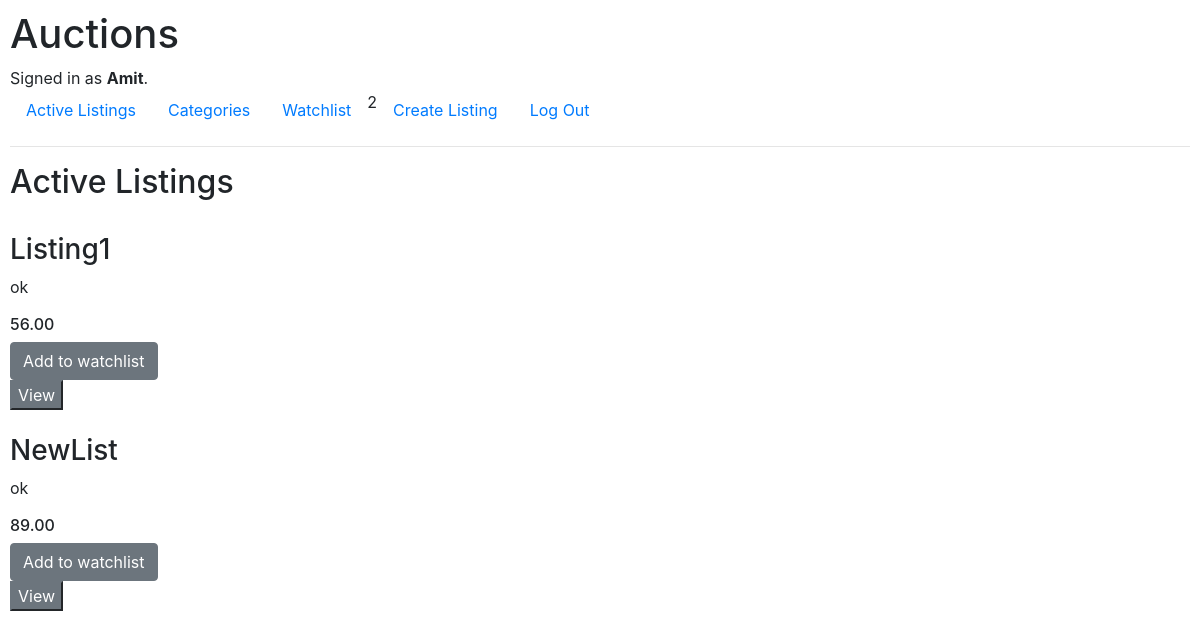
Page / (signed in) on the earlier database version.
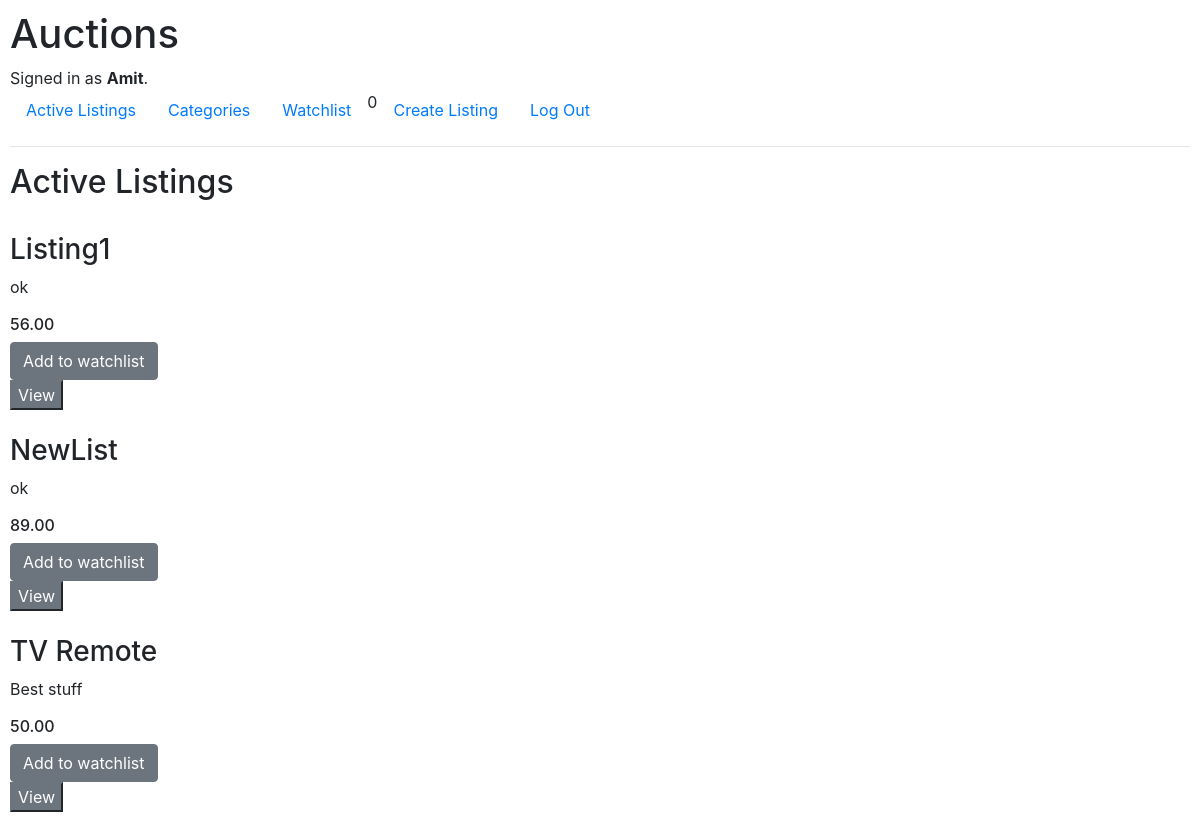
Same page on the later database version.
### auctions/models.py (models this page shows)
class Auction_Listing(models.Model):
    title = models.TextField(max_length=64)
    description = models.TextField(max_length=200, blank=True)
    bid = models.DecimalField(decimal_places=2, max_digits=6)
    img = models.ImageField(upload_to="listings/", blank=True, null=False)
    watch = models.BooleanField(default=False)
    Bid_Category = { "FR": "Fashion",
                     "TY": "Toys",
                     "AR": "Artifact",
                     "JW": "Jewelry",
                     "MC": "Machinary"}
    category = models.CharField(
        max_length=2,
        choices=Bid_Category,
        blank=True)

### auctions/views.py (the view)
# urls.py: path("", views.index, name="index"),
def index(request):
    all_listings = Auction_Listing.objects.all()
    return render(request, "auctions/index.html",{
        "all_listings": all_listings,
        "count_watchlist" : len(list(Auction_Listing.objects.exclude(watch=False)))
    })

### auctions/templates/auctions/index.html (shortened to what this page needs)
{% extends "auctions/layout.html" %}
{% block body %}
    <h2>Active Listings</h2>
    {% for listings in all_listings %}
        <br>
        <h3>{{ listings.title }}</h3>
        <p>{{ listings.description }}</p>
        <h6>{{ listings.bid }}</h6>
        <form action="{% url 'watch' listings.id %}" method="post">
            <button type="submit" class="btn btn-secondary">
                {% if listing.watch %} Remove from Watchlist {% else %} Add to watchlist
                {% endif %}
            </button>
        </form>
        <form action="{% url 'view_listing' listings.id %}" method="post">
            <button type="submit" class="'btn btn-secondary">View</button>
        </form>
    {% endfor %}
{% endblock %}

### auctions/templates/auctions/layout.html (shortened to what this page needs)
{% load static %}
<!DOCTYPE html>
<html lang="en">
    <head>
        <link rel="stylesheet" href="https://stackpath.bootstrapcdn.com/bootstrap/4.4.1/css/bootstrap.min.css">
        <link href="{% static 'auctions/styles.css' %}" rel="stylesheet">
    </head>
    <body>
        <h1>Auctions</h1>
        <div>
            {% if user.is_authenticated %}
                Signed in as <strong>{{ user.username }}</strong>.
            {% else %}
                Not signed in.
            {% endif %}
        </div>
        <ul class="nav">
            <li class="nav-item">
                <a class="nav-link" href="{% url 'index' %}">Active Listings</a>
            </li>
            <li class="nav-item">
                <a class="nav-link" href="{% url 'category' %}">Categories</a>
            </li>
            {% if user.is_authenticated %}
                <li class="nav-item">
                    <a class="nav-link" href="{% url 'watchlist' %}">Watchlist</a>
                </li>
                <p id="count_watchlist">{{ count_watchlist }}</p>
                <li class="nav-item">
                    <a class="nav-link" href="{% url 'create' %}">Create Listing</a>
                </li>
                <li class="nav-item">
                    <a class="nav-link" href="{% url 'logout' %}">Log Out</a>
                </li>
            {% endif %}
        </ul>
        <hr>
        {% block body %}
        {% endblock %}
    </body>
</html>

Differences in the rows shown:
added Auction_Listing: title "TV Remote", description "Best stuff", bid "50.00"
Other differences:
{{ count_watchlist }}: "2" → "0"
